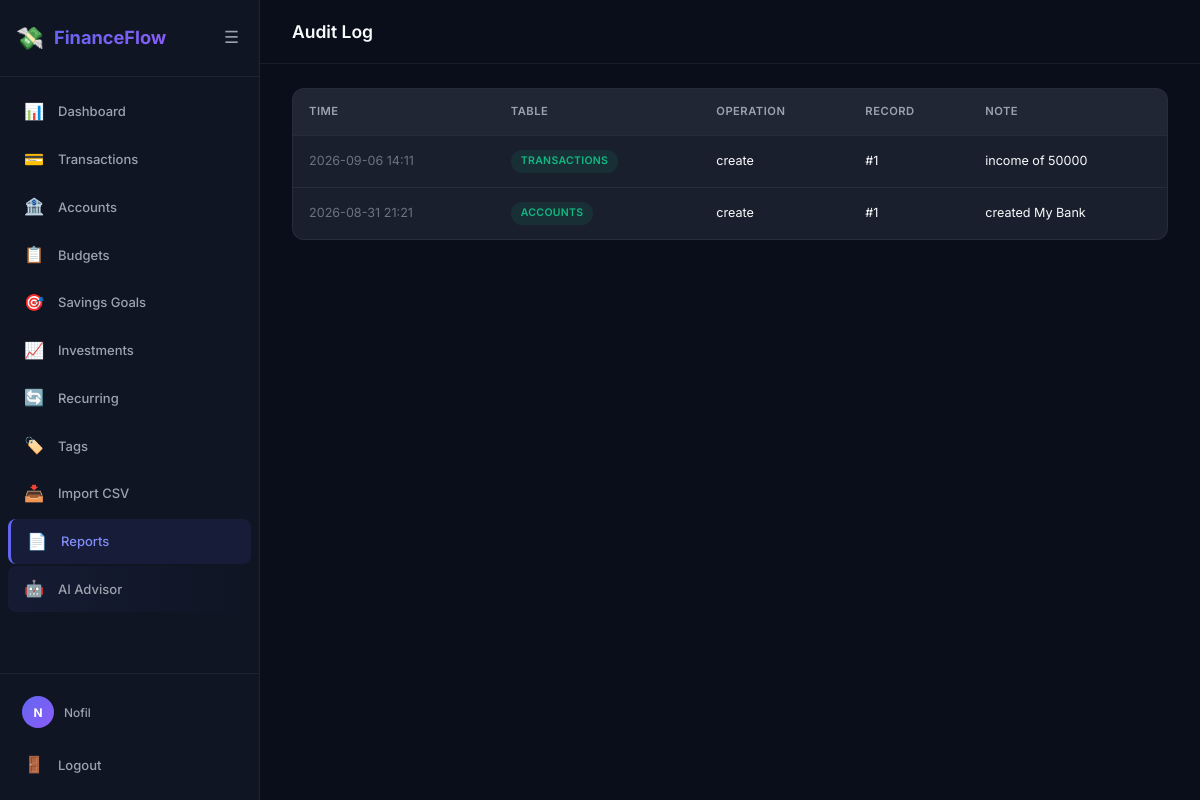
The page /reports/audit (signed in) on the database as committed earlier.
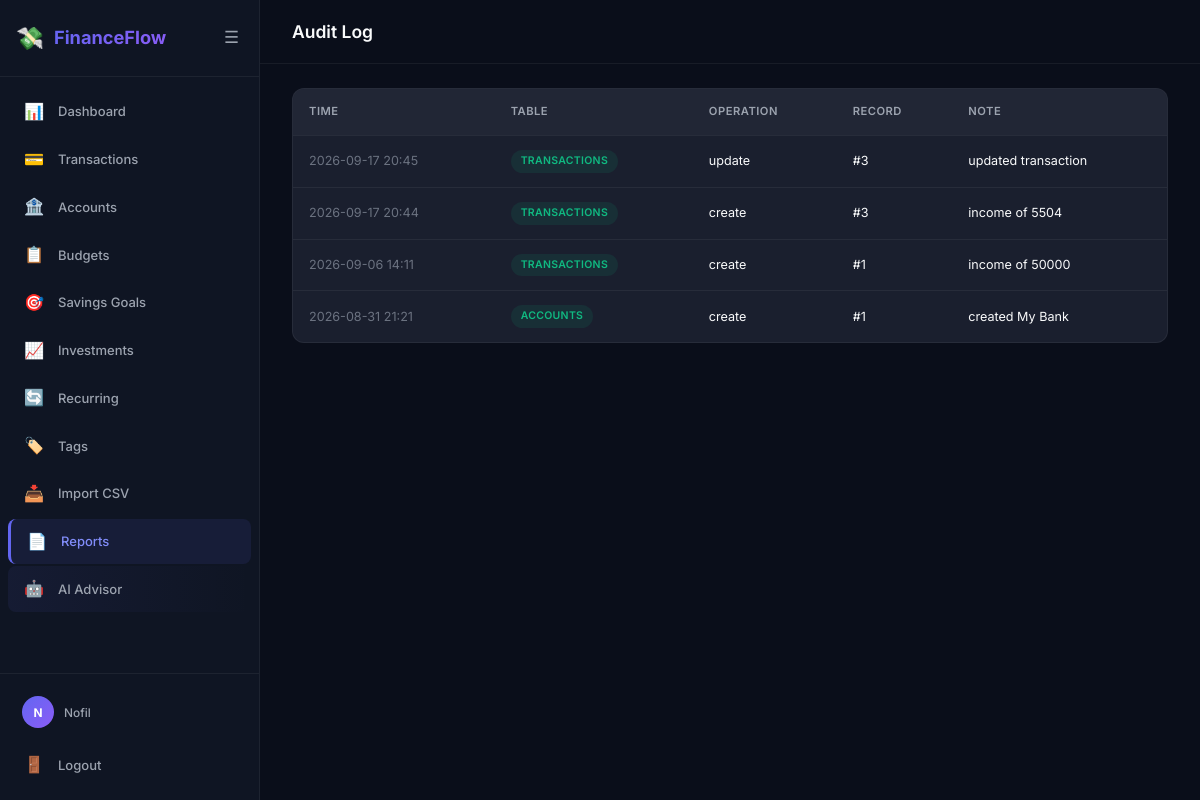
The same page on the database as committed later.
### app/models/audit_log.py (models this page shows, shortened)
class AuditLog(db.Model):
    __tablename__ = 'audit_log'
    log_id = db.Column(db.Integer, primary_key=True)
    user_id = db.Column(db.Integer, db.ForeignKey('users.user_id'))
    table_name = db.Column(db.String(100))
    operation = db.Column(db.String(50))
    record_id = db.Column(db.Integer)
    note = db.Column(db.String(255))
    old_value = db.Column(db.JSON)
    new_value = db.Column(db.JSON)
    changed_at = db.Column(db.DateTime, default=datetime.utcnow)
    user = db.relationship('User', backref='audit_logs')

### app/reports/routes.py (the view)
@reports_bp.route('/audit')
@login_required
def audit_log():
    page = request.args.get('page', 1, type=int)
    logs = AuditLog.query.filter_by(
        user_id=current_user.user_id
    ).order_by(AuditLog.changed_at.desc()).paginate(page=page, per_page=30, error_out=False)
    return render_template('reports/audit.html', logs=logs)

### app/__init__.py (called while the page is built)
def _register_user_loader():
    from .models.user import User
    @login_manager.user_loader
    def load_user(user_id):
        return db.session.get(User, int(user_id))

def _register_context_processors(app):
    @app.context_processor
    def inject_globals():
        return {
            'app_name': 'FinanceFlow',
            'config': app.config,
        }

### app/models/user.py (called while the page is built)
    @property
    def display_name(self):
        return self.name or self.email.split('@')[0]

### app/templates/reports/audit.html (shortened to what this page needs)
{% extends 'base.html' %}
{% block page_title %}Audit Log{% endblock %}
{% block content %}
{% if logs.items %}
<div class="table-container">
    <table>
        <thead><tr><th>Time</th><th>Table</th><th>Operation</th><th>Record</th><th>Note</th></tr></thead>
        <tbody>
            {% for log in logs.items %}
            <tr>
                <td class="text-muted">{{ log.changed_at.strftime('%Y-%m-%d %H:%M') }}</td>
                <td><span class="badge badge-active">{{ log.table_name }}</span></td>
                <td>{{ log.operation }}</td>
                <td>#{{ log.record_id }}</td>
                <td>{{ log.note or '—' }}</td>
            </tr>
            {% endfor %}
        </tbody>
    </table>
</div>
{% else %}
<div class="empty-state"><div class="empty-state-text">No audit entries yet</div></div>
{% endif %}
{% endblock %}

Rows that differ between the two databases and show on the page:
added AuditLog: changed_at "2026-09-17 20:45", table_name "TRANSACTIONS", operation "update", record_id "3", note "updated transaction"
added AuditLog: changed_at "2026-09-17 20:44", table_name "TRANSACTIONS", operation "create", record_id "3", note "income of 5504"
